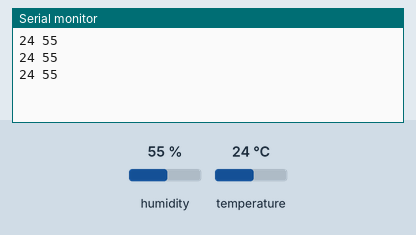
This sketch was run on a simulated Arduino Uno, built with avr-gcc and run on an emulated ATmega328P. On the bench: the last lines printed to the serial monitor. The test bench sets the inputs (shaded band); at power-on: humidity 55 %, temperature 24 °C.

Above: at 2.8 s.
2.9 s: humidity set to 22 %
At 5.5 s:
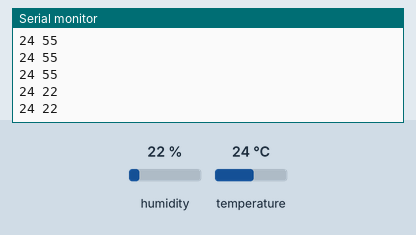
5.6 s: temperature set to 12 °C
At 6.9 s:
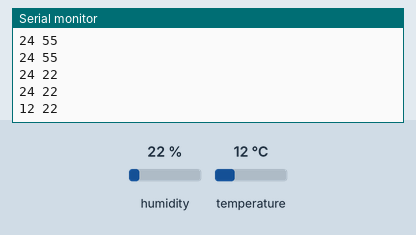
8.3 s: humidity set to 40 %
At 9.9 s:
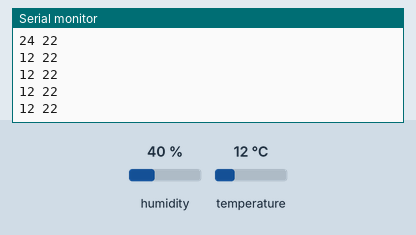
Timing chart, 0 to 11.4 s (numbered marks = the images above; inputs shaded):
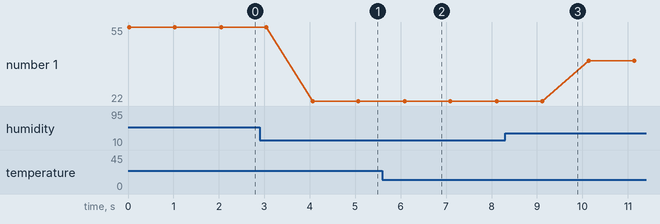

The sketch:

temp-hum1.ino
```cpp
#include <DHT.h>
#include <DHT_U.h>

int sensor = 2;
int temp = 0;
int hum = 0;

DHT dht (sensor, DHT11);

///////////////////////////

int Trigger = 3;
int Echo = 4;
int nivel;

void setup() {
  Serial.begin(9600);
  dht.begin();

  pinMode(Trigger, OUTPUT);
  pinMode(Echo, INPUT);
  digitalWrite(Trigger, LOW);
}

void loop() {
  /////////////////////

  hum = dht.readHumidity();
  temp = dht.readTemperature();

  Serial.print(temp);
  Serial.print(' ');
  Serial.println(hum);


  delay(1000);
}

void sensor_temp_hum(){
  hum = dht.readHumidity();
  temp = dht.readTemperature();

  Serial.println("humedad");
  Serial.println(hum);
  Serial.println("temperatura");
  Serial.println(temp);
}
void ultrasonido(){
  long t; //timepo que demora en llegar el eco
  long d; //distancia en centimetros

  digitalWrite(Trigger, HIGH);
  delayMicroseconds(10);          //Enviamos un pulso de 10us
  digitalWrite(Trigger, LOW);

  t = pulseIn(Echo, HIGH); //obtenemos el ancho del pulso
  d = t/59;             //escalamos el tiempo a una distancia en cm

  Serial.print("Distancia: ");
  Serial.print(d);      //Enviamos serialmente el valor de la distancia
  Serial.print("cm");
  Serial.println();
}
```

Measured:
- after the input at 2.9 s, the serial monitor: prints a new line after 1.2 s (image 1)
- after the input at 5.6 s, the serial monitor: prints a new line after 0.50 s (image 2)
- plotted number 1: 55 → 22 after the input at 2.9 s, 22 → 40 after the input at 8.3 s
